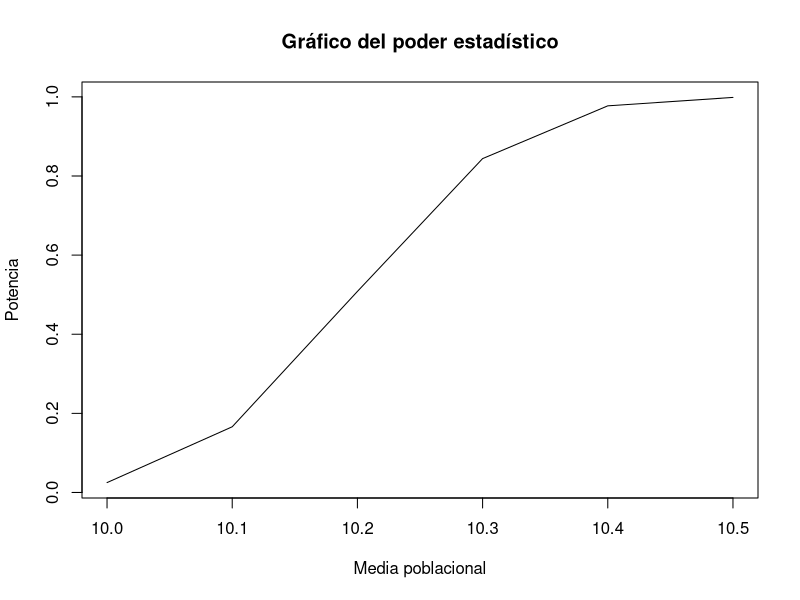

Here is the R script that generated this plot:
library(ggpubr)
library(tidyverse)

rm(list = ls())

n <- 100                      # Tamaño de la muestra
sigma <- 1                    # Desviación estándar conocida de la población
mu0 <- 10                     # Media de la hipótesis nula
alfa <- 0.05                  # Nivel de significancia

#genero la muestra con las diferentes medias
mu <- seq(10, 10.5, by = 0.1)

#Calculo power.t.test para cada media
poder <- sapply(mu, function(m) power.t.test(n = n, 
                                             delta = m - mu0, 
                                             sd = sigma, 
                                             sig.level = alfa,
                                             power = NULL, 
                                             type = "one.sample",
                                             alternative = "two.sided")$power)
    
# Gráfico del poder estadístico
plot(mu, poder, type = "l", xlab = "Media poblacional", ylab = "Potencia",   main = "Gráfico del poder estadístico") 
